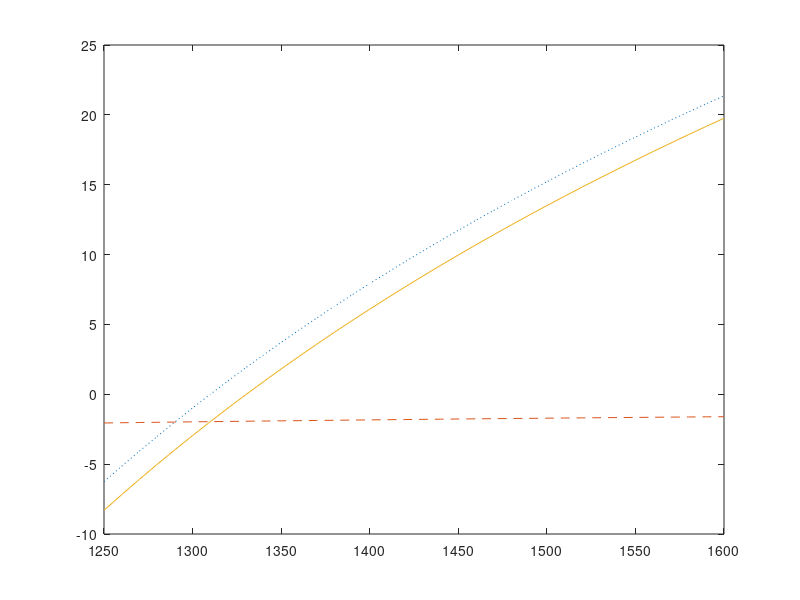

The MATLAB script that drew this image:
clc;
clear all;
close all;
s0=0.0970; %ps/nm2km
n2=1.48;
delta=0.002;
V=2.4;
c=300000;
derivative=0.26;
lamda0=1310; %nm
lamda=1250:10:1600;
%material dispersion
s=((lamda0)^(4))./((lamda).^(3));
s1=(lamda-s);
d1=s0.*s1;
d3=d1/4;
plot(lamda,d3,':')
hold on;
%waveguide dispersion
d0=(-(n2*delta*derivative)./(c.*lamda)).*10^(12);
% %subplot(3,1,2)
plot(lamda,d0,'--')
hold on;
 d=d3+d0;
% ubplot(3,1,3)
 plot(lamda,d)
 hold on;